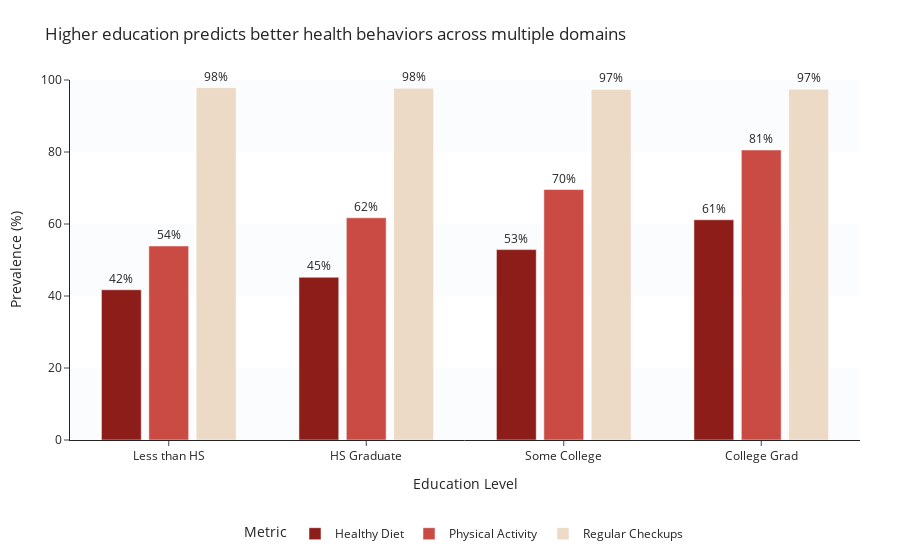

Notebook cell for this chart:
### Markdown cell above
### Education & Health Behaviors
*Recode education into four levels, compute the % with Healthy Diet, Physical Activity, and Regular Checkups by education group, and visualize them as grouped bars to show healthier behaviors with higher education.*

### Code cell
edu_col = 'educa' if 'educa' in df.columns else 'education'
map4 = {1:'Less than HS', 2:'Less than HS', 3:'Less than HS',
        4:'HS Graduate', 5:'Some College', 6:'College Grad'}
order4 = ['Less than HS','HS Graduate','Some College','College Grad']

df = df.dropna(subset=[edu_col]).copy()
df['Education'] = pd.Categorical(df[edu_col].astype(int).map(map4), categories=order4, ordered=True)

# metrics
if {'fruits','veggies'}.issubset(df.columns):
    df['Healthy Diet'] = ((df['fruits']==1) & (df['veggies']==1)).astype(int)
elif 'fruits' in df:  df['Healthy Diet'] = df['fruits'].astype(int)
else:                 df['Healthy Diet'] = df['veggies'].astype(int)

df['Physical Activity'] = df['physactivity'].astype(int)
df['Regular Checkups']  = (df['cholcheck'] if 'cholcheck' in df else df['anyhealthcare']).astype(int)

# Aggregate to % by the 4 groups 
agg = (df.groupby('Education')[['Healthy Diet','Physical Activity','Regular Checkups']]
         .mean().mul(100).reset_index())

# long form for grouped bars
long = agg.melt(id_vars='Education', var_name='Metric', value_name='Prevalence')

# Plot 
colors = {'Healthy Diet':'#8C1D18','Physical Activity':'#C94B44','Regular Checkups':"#ECD9C6"}

fig = px.bar(
    long, x='Education', y='Prevalence', color='Metric',
    barmode='group', text='Prevalence',
    color_discrete_map=colors,
    title='Higher education predicts better health behaviors across multiple domains',
    labels={'Prevalence':'Prevalence (%)'},
    category_orders={'Education': order4, 'Metric': ['Healthy Diet','Physical Activity','Regular Checkups']},
    template='simple_white'
)

# soft horizontal bands (every 20%)
fig.update_layout(shapes=[
    dict(type="rect", xref="paper", x0=0, x1=1, y0=y, y1=min(y+20,100),
         layer="below", line=dict(width=0), fillcolor="#F2F4F7")
    for i, y in enumerate(np.arange(0, 100, 20)) if i % 2 == 0
])

fig.update_traces(
    texttemplate='%{text:.0f}%',
    textposition='outside',
    cliponaxis=False,
    hovertemplate='<b>%{x}</b><br>%{fullData.name}: %{y:.0f}%<extra></extra>',
    selector=dict(type='bar')
)


fig.update_layout(
    yaxis=dict(range=[0,100], dtick=20, title='Prevalence (%)', showgrid=False),
    xaxis=dict(title='Education Level', showgrid=False),
    legend=dict(orientation='h', x=0.5, xanchor='center', y=-0.22),
    bargap=0.28, bargroupgap=0.16,
    margin=dict(l=70, r=40, t=80, b=100),
    uniformtext_minsize=10, uniformtext_mode='hide',
    paper_bgcolor='white', plot_bgcolor='white'
)

fig.show()

### Figure 1 — Plotly figure (JSON) as saved in the notebook; plotly's stock layout.template omitted (floating-point values rounded to 4 significant figures)
{"data": [{"alignmentgroup": "True", "cliponaxis": false, "hovertemplate": "<b>%{x}</b><br>%{fullData.name}: %{y:.0f}%<extra></extra>", "legendgroup": "Healthy Diet", "marker": {"color": "#8C1D18", "pattern": {"shape": ""}}, "name": "Healthy Diet", "offsetgroup": "Healthy Diet", "orientation": "v", "showlegend": true, "text": [41.73, 45.21, 52.89, 61.17], "textposition": "outside", "texttemplate": "%{text:.0f}%", "type": "bar", "x": ["Less than HS", "HS Graduate", "Some College", "College Grad"], "xaxis": "x", "y": [41.73, 45.21, 52.89, 61.17], "yaxis": "y"}, {"alignmentgroup": "True", "cliponaxis": false, "hovertemplate": "<b>%{x}</b><br>%{fullData.name}: %{y:.0f}%<extra></extra>", "legendgroup": "Physical Activity", "marker": {"color": "#C94B44", "pattern": {"shape": ""}}, "name": "Physical Activity", "offsetgroup": "Physical Activity", "orientation": "v", "showlegend": true, "text": [53.9, 61.72, 69.57, 80.56], "textposition": "outside", "texttemplate": "%{text:.0f}%", "type": "bar", "x": ["Less than HS", "HS Graduate", "Some College", "College Grad"], "xaxis": "x", "y": [53.9, 61.72, 69.57, 80.56], "yaxis": "y"}, {"alignmentgroup": "True", "cliponaxis": false, "hovertemplate": "<b>%{x}</b><br>%{fullData.name}: %{y:.0f}%<extra></extra>", "legendgroup": "Regular Checkups", "marker": {"color": "#ECD9C6", "pattern": {"shape": ""}}, "name": "Regular Checkups", "offsetgroup": "Regular Checkups", "orientation": "v", "showlegend": true, "text": [97.87, 97.68, 97.38, 97.45], "textposition": "outside", "texttemplate": "%{text:.0f}%", "type": "bar", "x": ["Less than HS", "HS Graduate", "Some College", "College Grad"], "xaxis": "x", "y": [97.87, 97.68, 97.38, 97.45], "yaxis": "y"}], "layout": {"bargap": 0.28, "bargroupgap": 0.16, "barmode": "group", "legend": {"orientation": "h", "title": {"text": "Metric"}, "tracegroupgap": 0, "x": 0.5, "xanchor": "center", "y": -0.22}, "margin": {"b": 100, "l": 70, "r": 40, "t": 80}, "paper_bgcolor": "white", "plot_bgcolor": "white", "shapes": [{"fillcolor": "#F2F4F7", "layer": "below", "line": {"width": 0}, "type": "rect", "x0": 0, "x1": 1, "xref": "paper", "y0": 0, "y1": 20}, {"fillcolor": "#F2F4F7", "layer": "below", "line": {"width": 0}, "type": "rect", "x0": 0, "x1": 1, "xref": "paper", "y0": 40, "y1": 60}, {"fillcolor": "#F2F4F7", "layer": "below", "line": {"width": 0}, "type": "rect", "x0": 0, "x1": 1, "xref": "paper", "y0": 80, "y1": 100}], "title": {"text": "Higher education predicts better health behaviors across multiple domains"}, "uniformtext": {"minsize": 10, "mode": "hide"}, "xaxis": {"anchor": "y", "categoryarray": ["Less than HS", "HS Graduate", "Some College", "College Grad"], "categoryorder": "array", "domain": [0, 1], "showgrid": false, "title": {"text": "Education Level"}}, "yaxis": {"anchor": "x", "domain": [0, 1], "dtick": 20, "range": [0, 100], "showgrid": false, "title": {"text": "Prevalence (%)"}}}}
